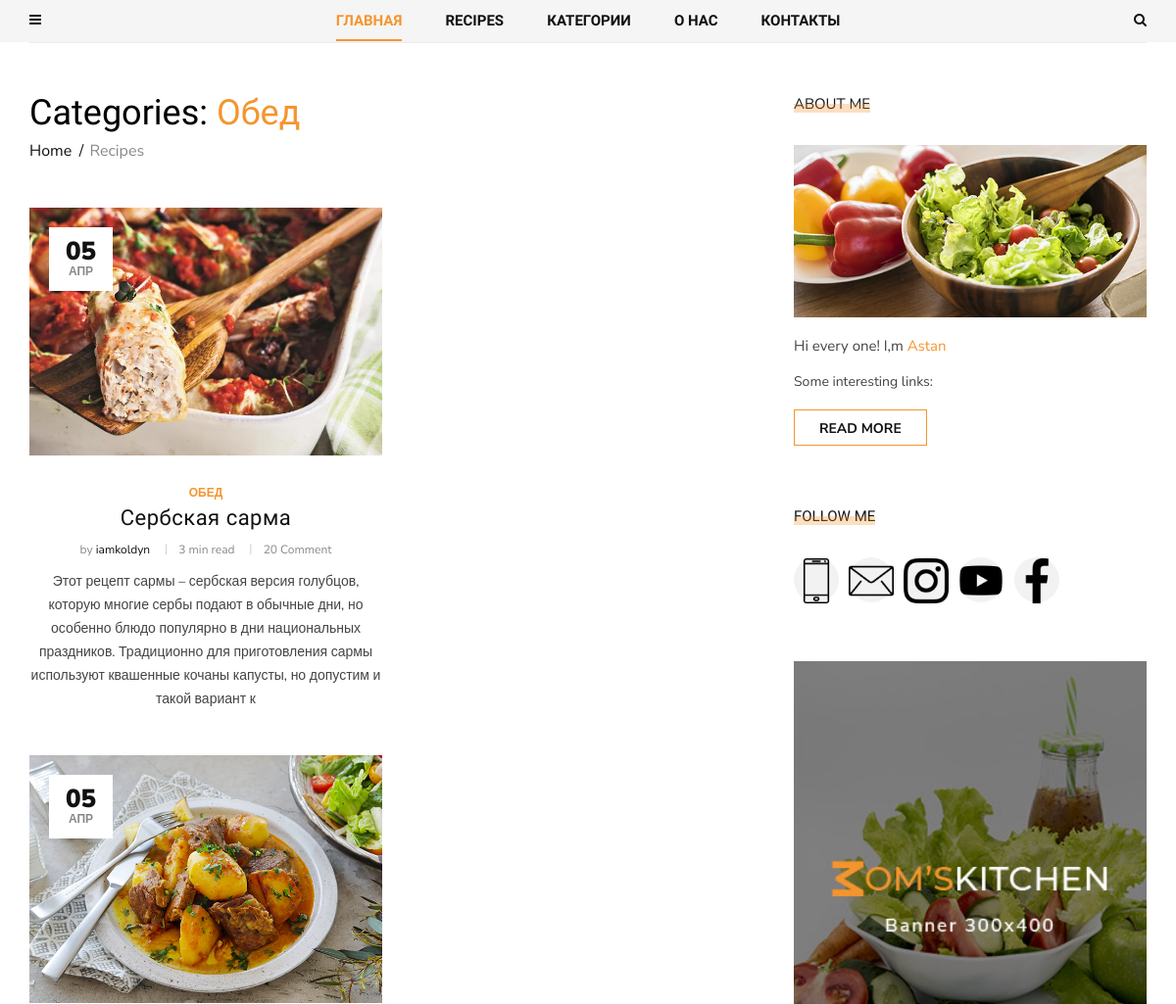
The page /dinner/ (upper part) on the database as committed earlier.
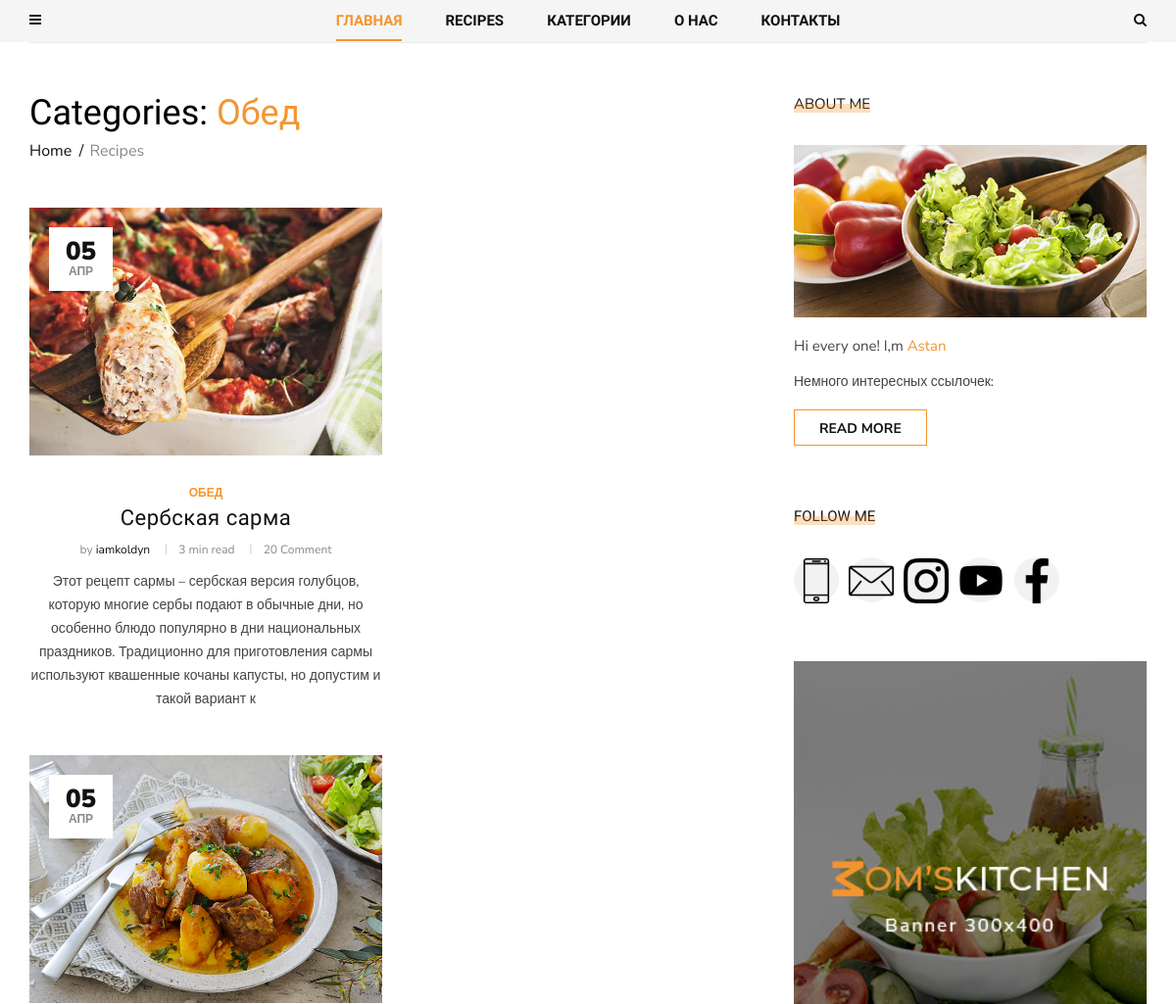
The same page on the database as committed later.
### contact/models.py (models this page shows, shortened)
class About(models.Model):
    name = models.CharField(max_length=50, default="")
    text = RichTextField()
    mini_text = RichTextField()
    def get_first_image(self):
        item = self.about_images.first()
        return item.image.url

class ImageAbout(models.Model):
    image = models.ImageField(upload_to="about/")
    page = models.ForeignKey(
        About, on_delete=models.CASCADE, related_name="about_images"
    )
    alt = models.CharField(max_length=100)

### blog/views.py (the view)
# urls.py: path("<slug:slug>/", views.PostListView.as_view(), name="post_list"),
class PostListView(ListView):
    model = Post
    def get_queryset(self):
        return Post.objects.filter(
            category__slug=self.kwargs.get("slug")
        ).select_related("category")

### blog/models.py (called while the page is built)
    def __str__(self):
        return self.name

    def get_absolute_url(self):
        return reverse(
            "post_single", kwargs={"slug": self.category.slug, "post_slug": self.slug}
        )

### blog/templatetags/menu_tags.py (called while the page is built)
def get_all_categories():
    return Category.objects.all()

@register.simple_tag()
def get_list_category():
    return get_all_categories()

@register.inclusion_tag("blog/include/tags/top_menu.html")
def get_categories():
    category = get_all_categories()
    return {"list_category": category}

@register.inclusion_tag("blog/include/tags/recipes_tag.html")
def get_last_posts():
    posts = Post.objects.select_related("category").order_by("-id")[:5]
    return {"list_last_post": posts}

### contact/templatetags/social_tags.py (called while the page is built)
@register.simple_tag()
def get_social_links():
    return Social.objects.all()

@register.simple_tag()
def get_about():
    return About.objects.last()

### templates/blog/post_list.html (shortened to what this page needs)
{% extends 'base.html' %}
{% block content %}
  <section class="categories categories-grid spad">
    <div class="categories__post">
      <div class="container">
        <div class="categories__grid__post">
          <div class="row">
            <div class="col-lg-8 col-md-8">
              <div class="breadcrumb__text">
                <h2>Categories: <span>{{ post_list.first.category.name }}</span></h2>
                <div class="breadcrumb__option">
                  <a href="#">Home</a>
                  <span>Recipes</span>
                </div>
              </div>
              <div class="row">
                <div class="col-lg-6 col-md-6 col-sm-6">
                  {% for post in post_list %}
                    <div class="categories__post__item">
                      <div class="categories__post__item__pic small__item set-bg"
                           data-setbg="{{ post.image.url }}">
                        <div class="post__meta">
                          <h4>{{ post.create_at|date:"d" }}</h4>
                          <span>{{ post.create_at|date:"M" }}</span>
                        </div>
                      </div>
                      <div class="categories__post__item__text">
                        <span class="post__label">{{ post.category }}</span>
                        <h3><a href="{{ post.get_absolute_url }}">{{ post.title }}</a></h3>
                        <ul class="post__widget">
                          <li>by <span>{{ post.author }}</span></li>
                          <li>3 min read</li>
                          <li>20 Comment</li>
                        </ul>
                        <p>{{ post.text|slice:":250" }}</p>
                      </div>
                    </div>
                  {% endfor %}
                </div>
              </div>
            </div>
            {% include 'blog/include/sidebar.html' %}
          </div>
        </div>
      </div>
    </div>
  </section>
{% endblock content %}

### templates/blog/include/sidebar.html (shortened to what this page needs)
{% load social_tags cache %}
{% cache 5000 sidebar %}
<div class="col-lg-4 col-md-4">
  <div class="sidebar__item">
    <div class="sidebar__about__item">
      <div class="sidebar__item__title">
        <h6>About me</h6>
      </div>
      {% get_about as about %}
      <img src="{{ about.get_first_image }}" alt="">
      <h6>Hi every one! I,m <span>{{ about.name }}</span></h6>
      <p>{{ about.mini_text|safe }}</p>
      <a href="{% url 'about' %}" class="primary-btn">Read more</a>
    </div>
    <div class="sidebar__follow__item">
      <div class="sidebar__item__title">
        <h6>Follow me</h6>
      </div>
      {% get_social_links as social_links %}
      <div class="sidebar__item__follow__links">
        {% for item in social_links %}
          <a href="{{ item.link }}"><img src="{{ item.icon.url }}"></a>
        {% endfor %}
      </div>
    </div>
    <div class="sidebar__item__banner">
      <img src="/static/img/sidebar/banner.jpg" alt="">
    </div>
  </div>
</div>
{% endcache %}

Rows that differ between the two databases and show on the page:
changed About "Astan": mini_text "Some interesting links:" → "Немного интересных ссылочек:"
